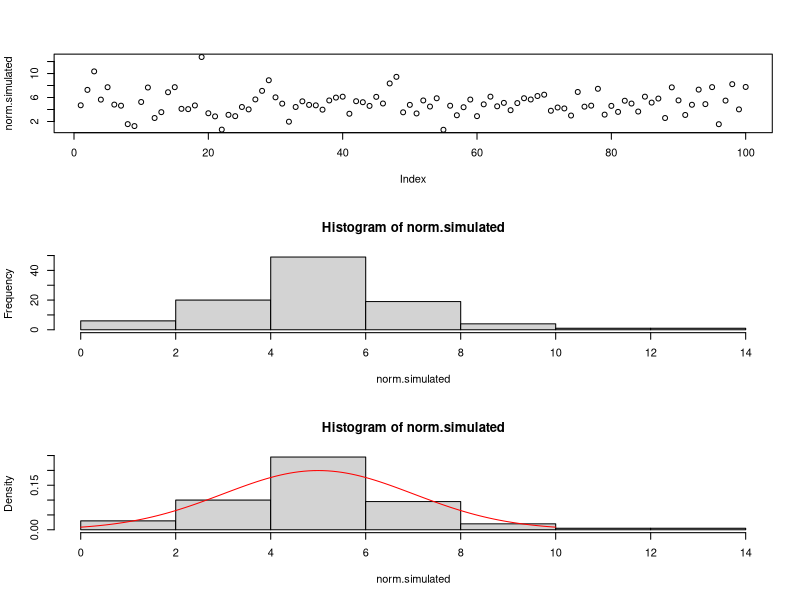
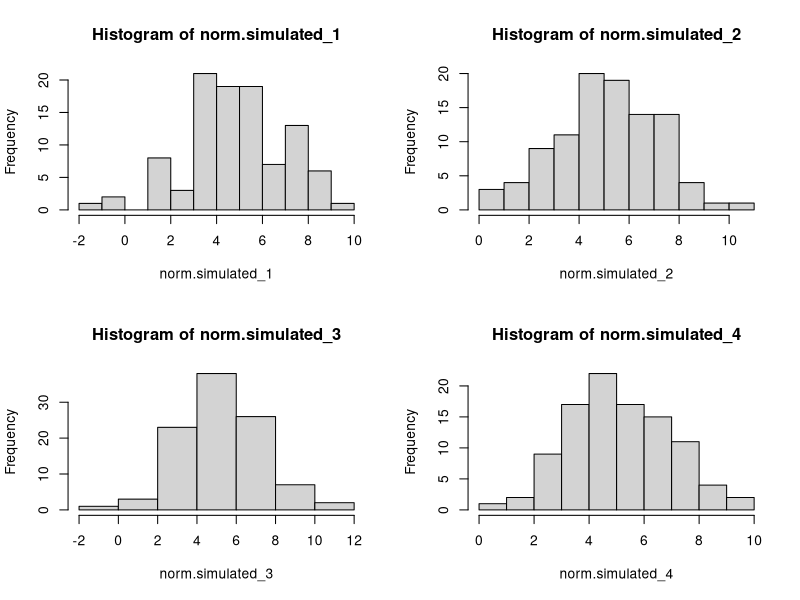
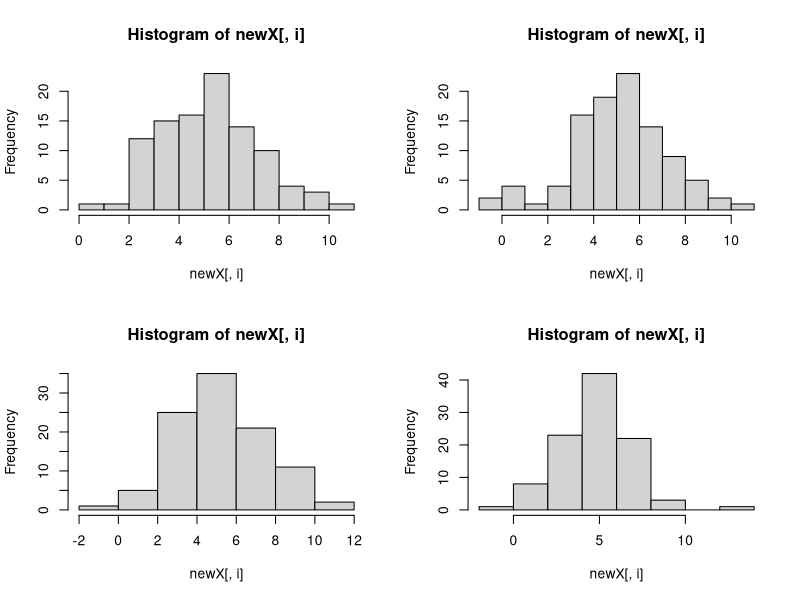
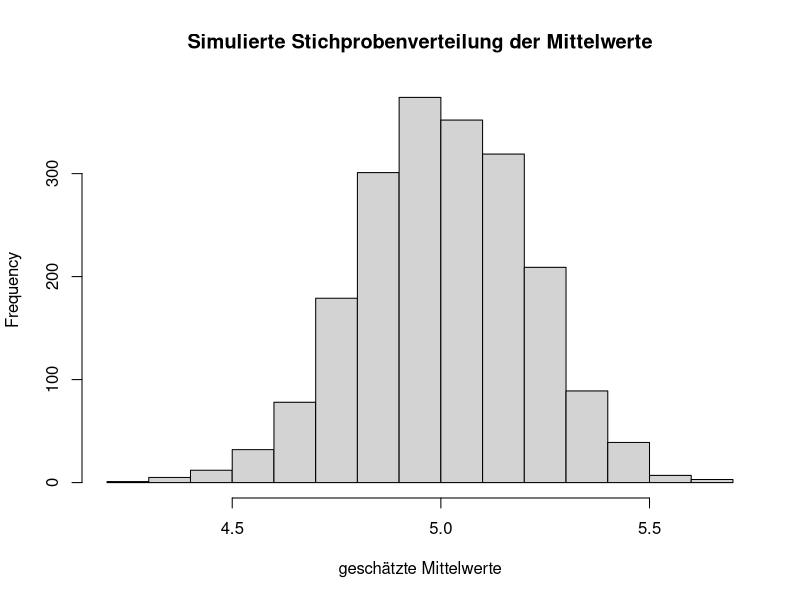
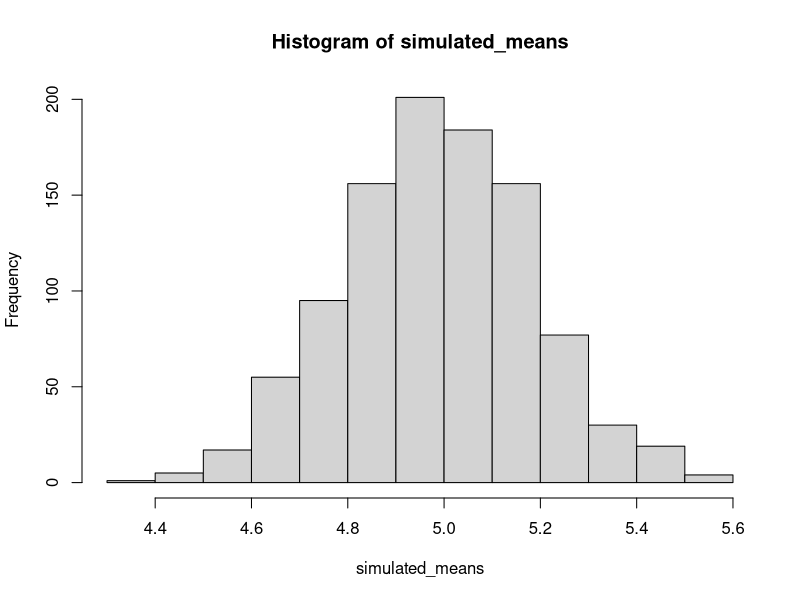
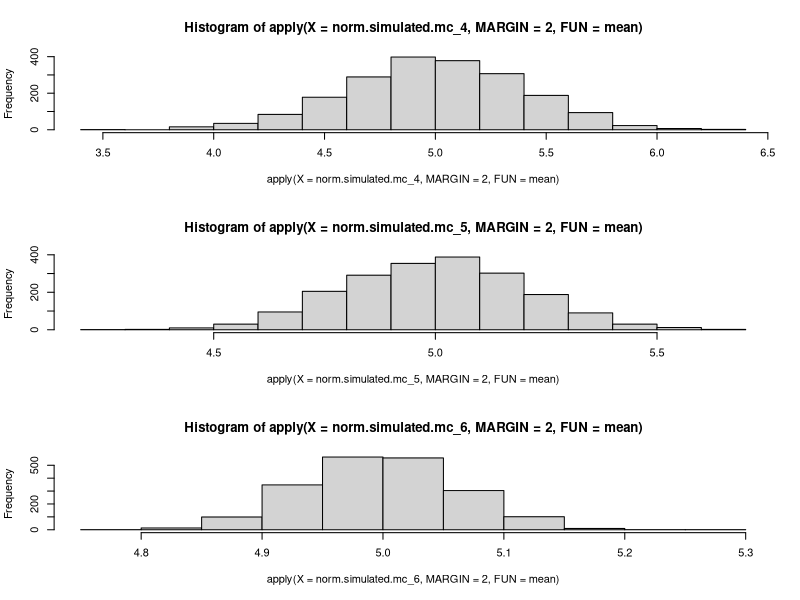

R code for these plots, in order:
### Basics zur Entwicklung einer Monte-Carlo-Simulation ###


# Was heißt "simulieren"?
norm.simulated <- rnorm(n = 100, mean = 5, sd = 2)                              # erzeugt 100 (5, 2)-normalverteilte Zufallszahlen / 100 Realisationen einer (5, 2)-Normalverteilung / zieht eine Stichprobe vom Umfang 100 aus einer (5, 2)-normalverteilten Grundgesamtheit
par(mfrow = c(3,1))
plot(norm.simulated)                                                            # Scatter-Plot der erzeugten Zufallszahlen
hist(norm.simulated)                                                            # Histogramm der erzeugten Zufallszahlen (absolute Häufigkeiten)
hist(norm.simulated, freq = FALSE)                                              # Histogramm der erzeugten Zufallszahlen (relative Häufigkeiten)         
curve(dnorm(x, mean = 5, sd = 2), from = 0, to = 10, add = TRUE, col = "red")   # plottet den Graphen der Dichte (Density Function) einer (5, 2)-Normalverteilung in das letzte Histogramm mit ein (Add = TRUE)

# Zusammenfassende Statistiken der obigen Simulation
mean(norm.simulated)                                                            # Mittelwert / arithmetisches Mittel der erzeugten Zufallszahlen           
sd(norm.simulated)                                                              # Standardabweichung (Stichprobenstandardabweichung) der erzeugten Zufallszahlen

# Wir wiederholen die Simulation nun viermal
norm.simulated_1 <- rnorm(n = 100, mean = 5, sd = 2) 
norm.simulated_2 <- rnorm(n = 100, mean = 5, sd = 2)
norm.simulated_3 <- rnorm(n = 100, mean = 5, sd = 2)
norm.simulated_4 <- rnorm(n = 100, mean = 5, sd = 2)

# ...und stellen fest, dass sich die Ergebnisse offenbar unterscheiden (klar, denn wir generieren in jeder Simulation verschiedene Realisierungen der (5,2)-normalverteilen Zufallsvariablen)
par(mfrow = c(2,2))
hist(norm.simulated_1)  
hist(norm.simulated_2)  
hist(norm.simulated_3)  
hist(norm.simulated_4)  

# ... die Mittelwerte sind liegen folglich auch alle nahe bei fünf, sind aber nicht identisch 
mean(norm.simulated_1) 
mean(norm.simulated_2)
mean(norm.simulated_3)
mean(norm.simulated_4) 

# Um die Zahl der erzeugten Zufallszahlen / Beobachtungen der Grundgesamtheit zu verändern, muss einfach n angepasst werden (analog der Verteilungstyp und dessen Parameter)
 
# Monte-Carlo-Simulation: Ausnutzen des Zentralen Grenzwertsatzes (punktweise Konvergenz der Verteilung der standardisierten Zufallsgröße Z_n gegen die (0, 1)-Standardnormalverteilung) und des starken Gesetzes der Großen Zahlen
# Sei f: [0,1] -> R, deren Integral I auf [0,1] berechnet werden soll. Wenn ein Rechner Zufallszahlen X_i i.i.d. gleichverteilt auf [0,1] generiert, dann konvergiert 
# I^_n := 1/n Sigma (f(X_i)) P-fast-sicher gegen I
norm.simulated.mc_1 <- replicate(n = 4, rnorm(n = 100, mean = 5, sd = 2))       # replicate-Funktion nutzen, um vektorielles Programmieren auszunutzen und Schleifen zu vermeiden 
par(mfrow = c(2,2))
apply(X = norm.simulated.mc_1, MARGIN = 2, FUN = hist)                          # speichere Simulation in Matrix X (4 Spalten á 100 Zufallszahlen), wende Funktion "hist" auf alle Spalten der Matrix an (MARGIN = 2, 1...Zeilen, c(1,2)...Zeilen und Spalten)
apply(X = norm.simulated.mc_1, MARGIN = 2, FUN = mean)                          # bestimme Mittelwert aller Spalten von X
apply(X = norm.simulated.mc_1, MARGIN = 2, FUN = sd)                            # bestimme Standardabweichung aller Spalten von X

# Wie sieht nun der Standardfehler / Stichprobenfehler von I^ aus?(bei einem erwartungstreuen Schätzer ist der Standardfehler ein Maß für die durchschnittliche Abweichung des geschätzten Parameterwertes vom wahren Parameterwert)
norm.simulated.mc_2 <- replicate(n = 2000, rnorm(n = 100, mean = 5, sd = 2))
sd(apply(X = norm.simulated.mc_2, MARGIN = 2, FUN = mean))

# Der erwarte Standardfehler für den Mittelwert ist sd/sqrt(sample size):
2/sqrt(100)

# Simulierte Stichprobenverteilung der Mittelwerte
par(mfrow = c(1,1))
hist(apply(X = norm.simulated.mc_2, MARGIN = 2, FUN = mean),
    main = "Simulierte Stichprobenverteilung der Mittelwerte",
    xlab = "geschätzte Mittelwerte")

########################################################################
# Anstelle von replicate kann die Simulation auch mit einer for-Schleife realisiert werden
########################################################################
N <- 1000                                                                       # Anzahl der Iterationen in der Simulation

simulated_means <- rep(NA, N)                                                   # intialisiere eine Variable vom Typ "Vector" mit Länge N und "missing data" zum Speichern der Mittelwerte

head(simulated_means)                                                           # Gibt den ersten Teil eines Objektes aus (vector, matrix, table, data frame, function), alternativ: tail

for (i in 1:N) {
    sim.data <- rnorm(n = 100, mean = 5, sd = 2)
    simulated_means[i] <- mean(sim.data)
    rm(sim.data)                                                                # nach jeder Iteration wird Variable sim.data überschrieben, um Speicherplatz wieder freizugeben
}

hist(simulated_means)    
sd(simulated_means)


# Einfluss der Anzahl der Simulationsschritte und der Stichprobengröße auf die Konvergenz 
norm.simulated.mc_4 <- replicate(n = 2000, rnorm(n = 25, mean = 5, sd = 2))
norm.simulated.mc_5 <- replicate(n = 2000, rnorm(n = 100, mean = 5, sd = 2))
norm.simulated.mc_6 <- replicate(n = 2000, rnorm(n = 1000, mean = 5, sd = 2))

sd(apply(X = norm.simulated.mc_4, MARGIN = 2, FUN = mean))
sd(apply(X = norm.simulated.mc_5, MARGIN = 2, FUN = mean))
sd(apply(X = norm.simulated.mc_6, MARGIN = 2, FUN = mean))

par(mfrow = c(3,1))
hist(apply(X = norm.simulated.mc_4, MARGIN = 2, FUN = mean))
hist(apply(X = norm.simulated.mc_5, MARGIN = 2, FUN = mean))
hist(apply(X = norm.simulated.mc_6, MARGIN = 2, FUN = mean))                   # man sieht deutlich: für große Stichprobenumfänge kovergiert der Standardfehler gegen 0
